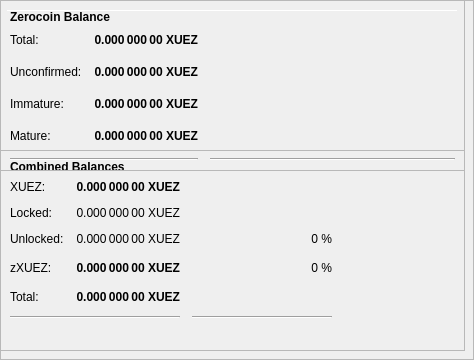
        <widget class="QFrame" name="frameObfuscation">
         <property name="minimumSize">
          <size>
           <width>0</width>
           <height>350</height>
          </size>
         </property>
         <property name="layoutDirection">
          <enum>Qt::LeftToRight</enum>
         </property>
         <property name="frameShape">
          <enum>QFrame::StyledPanel</enum>
         </property>
         <property name="frameShadow">
          <enum>QFrame::Raised</enum>
         </property>
         <widget class="QPushButton" name="runAutoDenom">
          <property name="geometry">
           <rect>
            <x>251</x>
            <y>17</y>
            <width>1</width>
            <height>1</height>
           </rect>
          </property>
          <property name="palette">
           <palette>
            <active>
             <colorrole role="WindowText">
              <brush brushstyle="SolidPattern">
               <color alpha="255">
                <red>0</red>
                <green>0</green>
                <blue>0</blue>
               </color>
              </brush>
             </colorrole>
             <colorrole role="Button">
              <brush brushstyle="SolidPattern">
               <color alpha="255">
                <red>239</red>
                <green>238</green>
                <blue>238</blue>
               </color>
              </brush>
             </colorrole>
             <colorrole role="Light">
              <brush brushstyle="SolidPattern">
               <color alpha="255">
                <red>255</red>
                <green>255</green>
                <blue>255</blue>
               </color>
              </brush>
             </colorrole>
             <colorrole role="Midlight">
              <brush brushstyle="SolidPattern">
               <color alpha="255">
                <red>247</red>
                <green>246</green>
                <blue>246</blue>
               </color>
              </brush>
             </colorrole>
             <colorrole role="Dark">
              <brush brushstyle="SolidPattern">
               <color alpha="255">
                <red>119</red>
                <green>119</green>
                <blue>119</blue>
               </color>
              </brush>
             </colorrole>
             <colorrole role="Mid">
              <brush brushstyle="SolidPattern">
               <color alpha="255">
                <red>159</red>
                <green>159</green>
                <blue>159</blue>
               </color>
              </brush>
             </colorrole>
             <colorrole role="Text">
              <brush brushstyle="SolidPattern">
               <color alpha="255">
                <red>0</red>
                <green>0</green>
                <blue>0</blue>
               </color>
              </brush>
             </colorrole>
             <colorrole role="BrightText">
              <brush brushstyle="SolidPattern">
               <color alpha="255">
                <red>255</red>
                <green>255</green>
                <blue>255</blue>
               </color>
              </brush>
             </colorrole>
             <colorrole role="ButtonText">
              <brush brushstyle="SolidPattern">
               <color alpha="255">
                <red>0</red>
                <green>0</green>
                <blue>0</blue>
               </color>
              </brush>
             </colorrole>
             <colorrole role="Base">
              <brush brushstyle="SolidPattern">
               <color alpha="255">
                <red>255</red>
                <green>255</green>
                <blue>255</blue>
               </color>
              </brush>
             </colorrole>
             <colorrole role="Window">
              <brush brushstyle="SolidPattern">
               <color alpha="255">
                <red>239</red>
                <green>238</green>
                <blue>238</blue>
               </color>
              </brush>
             </colorrole>
             <colorrole role="Shadow">
              <brush brushstyle="SolidPattern">
               <color alpha="255">
                <red>0</red>
                <green>0</green>
                <blue>0</blue>
               </color>
              </brush>
             </colorrole>
             <colorrole role="AlternateBase">
              <brush brushstyle="SolidPattern">
               <color alpha="255">
                <red>247</red>
                <green>246</green>
                <blue>246</blue>
               </color>
              </brush>
             </colorrole>
             <colorrole role="ToolTipBase">
              <brush brushstyle="SolidPattern">
               <color alpha="255">
                <red>255</red>
                <green>255</green>
                <blue>220</blue>
               </color>
              </brush>
             </colorrole>
             <colorrole role="ToolTipText">
              <brush brushstyle="SolidPattern">
               <color alpha="255">
                <red>0</red>
                <green>0</green>
                <blue>0</blue>
               </color>
              </brush>
             </colorrole>
            </active>
            <inactive>
             <colorrole role="WindowText">
              <brush brushstyle="SolidPattern">
               <color alpha="255">
                <red>0</red>
                <green>0</green>
                <blue>0</blue>
               </color>
              </brush>
             </colorrole>
             <colorrole role="Button">
              <brush brushstyle="SolidPattern">
               <color alpha="255">
                <red>239</red>
                <green>238</green>
                <blue>238</blue>
               </color>
              </brush>
             </colorrole>
             <colorrole role="Light">
              <brush brushstyle="SolidPattern">
               <color alpha="255">
                <red>255</red>
                <green>255</green>
                <blue>255</blue>
               </color>
              </brush>
             </colorrole>
             <colorrole role="Midlight">
              <brush brushstyle="SolidPattern">
               <color alpha="255">
                <red>247</red>
                <green>246</green>
                <blue>246</blue>
               </color>
              </brush>
             </colorrole>
             <colorrole role="Dark">
              <brush brushstyle="SolidPattern">
               <color alpha="255">
                <red>119</red>
                <green>119</green>
                <blue>119</blue>
               </color>
              </brush>
             </colorrole>
             <colorrole role="Mid">
              <brush brushstyle="SolidPattern">
               <color alpha="255">
                <red>159</red>
                <green>159</green>
                <blue>159</blue>
               </color>
              </brush>
             </colorrole>
             <colorrole role="Text">
              <brush brushstyle="SolidPattern">
               <color alpha="255">
                <red>0</red>
                <green>0</green>
                <blue>0</blue>
               </color>
              </brush>
             </colorrole>
             <colorrole role="BrightText">
              <brush brushstyle="SolidPattern">
               <color alpha="255">
                <red>255</red>
                <green>255</green>
                <blue>255</blue>
               </color>
              </brush>
             </colorrole>
             <colorrole role="ButtonText">
              <brush brushstyle="SolidPattern">
               <color alpha="255">
                <red>0</red>
                <green>0</green>
                <blue>0</blue>
               </color>
              </brush>
             </colorrole>
             <colorrole role="Base">
              <brush brushstyle="SolidPattern">
               <color alpha="255">
                <red>255</red>
                <green>255</green>
                <blue>255</blue>
               </color>
              </brush>
             </colorrole>
             <colorrole role="Window">
              <brush brushstyle="SolidPattern">
               <color alpha="255">
                <red>239</red>
                <green>238</green>
                <blue>238</blue>
               </color>
              </brush>
             </colorrole>
             <colorrole role="Shadow">
              <brush brushstyle="SolidPattern">
               <color alpha="255">
                <red>0</red>
                <green>0</green>
                <blue>0</blue>
               </color>
              </brush>
             </colorrole>
             <colorrole role="AlternateBase">
              <brush brushstyle="SolidPattern">
               <color alpha="255">
                <red>247</red>
                <green>246</green>
                <blue>246</blue>
               </color>
              </brush>
             </colorrole>
             <colorrole role="ToolTipBase">
              <brush brushstyle="SolidPattern">
               <color alpha="255">
                <red>255</red>
                <green>255</green>
                <blue>220</blue>
               </color>
              </brush>
             </colorrole>
             <colorrole role="ToolTipText">
              <brush brushstyle="SolidPattern">
               <color alpha="255">
                <red>0</red>
                <green>0</green>
                <blue>0</blue>
               </color>
              </brush>
             </colorrole>
            </inactive>
            <disabled>
             <colorrole role="WindowText">
              <brush brushstyle="SolidPattern">
               <color alpha="255">
                <red>119</red>
                <green>119</green>
                <blue>119</blue>
               </color>
              </brush>
             </colorrole>
             <colorrole role="Button">
              <brush brushstyle="SolidPattern">
               <color alpha="255">
                <red>239</red>
                <green>238</green>
                <blue>238</blue>
               </color>
              </brush>
             </colorrole>
             <colorrole role="Light">
              <brush brushstyle="SolidPattern">
               <color alpha="255">
                <red>255</red>
                <green>255</green>
                <blue>255</blue>
               </color>
              </brush>
             </colorrole>
             <colorrole role="Midlight">
              <brush brushstyle="SolidPattern">
               <color alpha="255">
                <red>247</red>
                <green>246</green>
                <blue>246</blue>
               </color>
              </brush>
             </colorrole>
             <colorrole role="Dark">
              <brush brushstyle="SolidPattern">
               <color alpha="255">
                <red>119</red>
                <green>119</green>
                <blue>119</blue>
               </color>
              </brush>
             </colorrole>
             <colorrole role="Mid">
              <brush brushstyle="SolidPattern">
               <color alpha="255">
                <red>159</red>
                <green>159</green>
                <blue>159</blue>
               </color>
              </brush>
             </colorrole>
             <colorrole role="Text">
              <brush brushstyle="SolidPattern">
               <color alpha="255">
                <red>119</red>
                <green>119</green>
                <blue>119</blue>
               </color>
              </brush>
             </colorrole>
             <colorrole role="BrightText">
              <brush brushstyle="SolidPattern">
               <color alpha="255">
                <red>255</red>
                <green>255</green>
                <blue>255</blue>
               </color>
              </brush>
             </colorrole>
             <colorrole role="ButtonText">
              <brush brushstyle="SolidPattern">
               <color alpha="255">
                <red>119</red>
                <green>119</green>
                <blue>119</blue>
               </color>
              </brush>
             </colorrole>
             <colorrole role="Base">
              <brush brushstyle="SolidPattern">
               <color alpha="255">
                <red>239</red>
                <green>238</green>
                <blue>238</blue>
               </color>
              </brush>
             </colorrole>
             <colorrole role="Window">
              <brush brushstyle="SolidPattern">
               <color alpha="255">
                <red>239</red>
                <green>238</green>
                <blue>238</blue>
               </color>
              </brush>
             </colorrole>
             <colorrole role="Shadow">
              <brush brushstyle="SolidPattern">
               <color alpha="255">
                <red>0</red>
                <green>0</green>
                <blue>0</blue>
               </color>
              </brush>
             </colorrole>
             <colorrole role="AlternateBase">
              <brush brushstyle="SolidPattern">
               <color alpha="255">
                <red>239</red>
                <green>238</green>
                <blue>238</blue>
               </color>
              </brush>
             </colorrole>
             <colorrole role="ToolTipBase">
              <brush brushstyle="SolidPattern">
               <color alpha="255">
                <red>255</red>
                <green>255</green>
                <blue>220</blue>
               </color>
              </brush>
             </colorrole>
             <colorrole role="ToolTipText">
              <brush brushstyle="SolidPattern">
               <color alpha="255">
                <red>0</red>
                <green>0</green>
                <blue>0</blue>
               </color>
              </brush>
             </colorrole>
            </disabled>
           </palette>
          </property>
          <property name="focusPolicy">
           <enum>Qt::NoFocus</enum>
          </property>
          <property name="autoFillBackground">
           <bool>true</bool>
          </property>
          <property name="text">
           <string/>
          </property>
          <property name="flat">
           <bool>true</bool>
          </property>
         </widget>
         <widget class="Line" name="line">
          <property name="geometry">
           <rect>
            <x>7</x>
            <y>10</y>
            <width>451</width>
            <height>1</height>
           </rect>
          </property>
          <property name="orientation">
           <enum>Qt::Horizontal</enum>
          </property>
         </widget>
         <widget class="QFrame" name="frame_3">
          <property name="geometry">
           <rect>
            <x>0</x>
            <y>150</y>
            <width>465</width>
            <height>201</height>
           </rect>
          </property>
          <property name="frameShape">
           <enum>QFrame::StyledPanel</enum>
          </property>
          <property name="frameShadow">
           <enum>QFrame::Raised</enum>
          </property>
          <layout class="QVBoxLayout" name="verticalLayout_5">
           <item>
            <layout class="QHBoxLayout" name="horizontalLayout_5" stretch="0">
             <item>
              <widget class="QLabel" name="label_5z">
               <property name="maximumSize">
                <size>
                 <width>16777215</width>
                 <height>20</height>
                </size>
               </property>
               <property name="font">
                <font>
                 <weight>75</weight>
                 <bold>true</bold>
                </font>
               </property>
               <property name="toolTip">
                <string>Combined Balances (including unconfirmed and immature coins)</string>
               </property>
               <property name="text">
                <string>&lt;html&gt;&lt;head/&gt;&lt;body&gt;&lt;p&gt;Combined Balances&lt;/p&gt;&lt;/body&gt;&lt;/html&gt;</string>
               </property>
              </widget>
             </item>
            </layout>
           </item>
           <item>
            <layout class="QGridLayout" name="gridLayout_3">
             <property name="spacing">
              <number>12</number>
             </property>
             <item row="7" column="0" colspan="2">
              <widget class="Line" name="lineSpendableBalance_3">
               <property name="orientation">
                <enum>Qt::Horizontal</enum>
               </property>
              </widget>
             </item>
             <item row="7" column="2">
              <widget class="Line" name="lineWatchBalance_3">
               <property name="sizePolicy">
                <sizepolicy hsizetype="Preferred" vsizetype="Fixed">
                 <horstretch>0</horstretch>
                 <verstretch>0</verstretch>
                </sizepolicy>
               </property>
               <property name="minimumSize">
                <size>
                 <width>140</width>
                 <height>0</height>
                </size>
               </property>
               <property name="orientation">
                <enum>Qt::Horizontal</enum>
               </property>
              </widget>
             </item>
             <item row="4" column="1">
              <widget class="QLabel" name="labelzBalancez">
               <property name="font">
                <font>
                 <weight>75</weight>
                 <bold>true</bold>
                </font>
               </property>
               <property name="cursor">
                <cursorShape>IBeamCursor</cursorShape>
               </property>
               <property name="toolTip">
                <string>Total of transactions that have yet to be confirmed, and do not yet count toward the spendable balance</string>
               </property>
               <property name="text">
                <string notr="true">0.000 000 00 XUEZ</string>
               </property>
               <property name="alignment">
                <set>Qt::AlignRight|Qt::AlignTrailing|Qt::AlignVCenter</set>
               </property>
               <property name="textInteractionFlags">
                <set>Qt::LinksAccessibleByMouse|Qt::TextSelectableByKeyboard|Qt::TextSelectableByMouse</set>
               </property>
              </widget>
             </item>
             <item row="6" column="1">
              <widget class="QLabel" name="labelTotalz">
               <property name="font">
                <font>
                 <weight>75</weight>
                 <bold>true</bold>
                </font>
               </property>
               <property name="cursor">
                <cursorShape>IBeamCursor</cursorShape>
               </property>
               <property name="toolTip">
                <string>Total Balance, including unconfirmed and immature coins.</string>
               </property>
               <property name="text">
                <string notr="true">0.000 000 00 XUEZ</string>
               </property>
               <property name="alignment">
                <set>Qt::AlignRight|Qt::AlignTrailing|Qt::AlignVCenter</set>
               </property>
               <property name="textInteractionFlags">
                <set>Qt::LinksAccessibleByMouse|Qt::TextSelectableByKeyboard|Qt::TextSelectableByMouse</set>
               </property>
              </widget>
             </item>
             <item row="4" column="3">
              <spacer name="horizontalSpacer_6">
               <property name="orientation">
                <enum>Qt::Horizontal</enum>
               </property>
               <property name="sizeHint" stdset="0">
                <size>
                 <width>40</width>
                 <height>20</height>
                </size>
               </property>
              </spacer>
             </item>
             <item row="6" column="0">
              <widget class="QLabel" name="labelTotalTextz">
               <property name="text">
                <string>Total:</string>
               </property>
              </widget>
             </item>
             <item row="1" column="0">
              <widget class="QLabel" name="labelBalanceTextz">
               <property name="text">
                <string>XUEZ:</string>
               </property>
              </widget>
             </item>
             <item row="1" column="1">
              <widget class="QLabel" name="labelBalancez">
               <property name="font">
                <font>
                 <weight>75</weight>
                 <bold>true</bold>
                </font>
               </property>
               <property name="cursor">
                <cursorShape>IBeamCursor</cursorShape>
               </property>
               <property name="toolTip">
                <string>Your current spendable balance</string>
               </property>
               <property name="text">
                <string notr="true">0.000 000 00 XUEZ</string>
               </property>
               <property name="alignment">
                <set>Qt::AlignRight|Qt::AlignTrailing|Qt::AlignVCenter</set>
               </property>
               <property name="textInteractionFlags">
                <set>Qt::LinksAccessibleByMouse|Qt::TextSelectableByKeyboard|Qt::TextSelectableByMouse</set>
               </property>
              </widget>
             </item>
             <item row="4" column="0">
              <widget class="QLabel" name="labelzBalanceTextz">
               <property name="toolTip">
                <string/>
               </property>
               <property name="text">
                <string>zXUEZ:</string>
               </property>
              </widget>
             </item>
             <item row="4" column="2">
              <widget class="QLabel" name="labelzXUEZPercent">
               <property name="toolTip">
                <string>Current percentage of zXUEZ.
If AutoMint is enabled this percentage will settle around the configured AutoMint percentage (default = 10%)</string>
               </property>
               <property name="text">
                <string>0 %</string>
               </property>
               <property name="alignment">
                <set>Qt::AlignRight|Qt::AlignTrailing|Qt::AlignVCenter</set>
               </property>
              </widget>
             </item>
             <item row="6" column="2">
              <widget class="QLabel" name="label100Percent">
               <property name="text">
                <string/>
               </property>
               <property name="alignment">
                <set>Qt::AlignRight|Qt::AlignTrailing|Qt::AlignVCenter</set>
               </property>
              </widget>
             </item>
             <item row="2" column="1">
              <widget class="QLabel" name="labelLockedBalance">
               <property name="toolTip">
                <string>Locked XUEZ or Masternode collaterals. These are excluded from zXUEZ minting.</string>
               </property>
               <property name="text">
                <string>0.000 000 00 XUEZ</string>
               </property>
               <property name="alignment">
                <set>Qt::AlignRight|Qt::AlignTrailing|Qt::AlignVCenter</set>
               </property>
              </widget>
             </item>
             <item row="2" column="0">
              <widget class="QLabel" name="labelLockedBalanceText">
               <property name="toolTip">
                <string>Locked XUEZ or Masternode collaterals. These are excluded from zXUEZ minting.</string>
               </property>
               <property name="text">
                <string>Locked:</string>
               </property>
              </widget>
             </item>
             <item row="3" column="0">
              <widget class="QLabel" name="labelUnLockedBalanceText">
               <property name="toolTip">
                <string>Unlocked XUEZs. These can be used for zXUEZ minting.</string>
               </property>
               <property name="text">
                <string>Unlocked:</string>
               </property>
              </widget>
             </item>
             <item row="3" column="1">
              <widget class="QLabel" name="labelUnLockedBalance">
               <property name="toolTip">
                <string>Unlocked XUEZs. These can be used for zXUEZ minting.</string>
               </property>
               <property name="text">
                <string>0.000 000 00 XUEZ</string>
               </property>
               <property name="alignment">
                <set>Qt::AlignRight|Qt::AlignTrailing|Qt::AlignVCenter</set>
               </property>
              </widget>
             </item>
             <item row="3" column="2">
              <widget class="QLabel" name="labelXUEZPercent">
               <property name="text">
                <string>0 %</string>
               </property>
               <property name="alignment">
                <set>Qt::AlignRight|Qt::AlignTrailing|Qt::AlignVCenter</set>
               </property>
              </widget>
             </item>
            </layout>
           </item>
           <item>
            <spacer name="verticalSpacer">
             <property name="orientation">
              <enum>Qt::Vertical</enum>
             </property>
             <property name="sizeHint" stdset="0">
              <size>
               <width>20</width>
               <height>40</height>
              </size>
             </property>
            </spacer>
           </item>
          </layout>
         </widget>
         <widget class="QFrame" name="frame_4">
          <property name="geometry">
           <rect>
            <x>0</x>
            <y>0</y>
            <width>465</width>
            <height>171</height>
           </rect>
          </property>
          <property name="frameShape">
           <enum>QFrame::StyledPanel</enum>
          </property>
          <property name="frameShadow">
           <enum>QFrame::Raised</enum>
          </property>
          <layout class="QVBoxLayout" name="verticalLayout_7">
           <item>
            <layout class="QHBoxLayout" name="horizontalLayout_8" stretch="0">
             <item>
              <widget class="QLabel" name="label_5z_3">
               <property name="maximumSize">
                <size>
                 <width>16777215</width>
                 <height>20</height>
                </size>
               </property>
               <property name="font">
                <font>
                 <weight>75</weight>
                 <bold>true</bold>
                </font>
               </property>
               <property name="text">
                <string>Zerocoin Balance</string>
               </property>
              </widget>
             </item>
            </layout>
           </item>
           <item>
            <layout class="QGridLayout" name="gridLayout_5">
             <property name="spacing">
              <number>12</number>
             </property>
             <item row="4" column="0">
              <widget class="QLabel" name="labelzBalanceMatureText">
               <property name="toolTip">
                <string>Mature: more than 20 confirmation and more than 3 mints of the same denomination after it was minted.
These zXUEZ are spendable.</string>
               </property>
               <property name="text">
                <string>Mature:</string>
               </property>
              </widget>
             </item>
             <item row="5" column="0" colspan="2">
              <widget class="Line" name="lineSpendableBalance_5">
               <property name="orientation">
                <enum>Qt::Horizontal</enum>
               </property>
              </widget>
             </item>
             <item row="1" column="1">
              <widget class="QLabel" name="labelzBalance">
               <property name="font">
                <font>
                 <weight>75</weight>
                 <bold>true</bold>
                </font>
               </property>
               <property name="cursor">
                <cursorShape>IBeamCursor</cursorShape>
               </property>
               <property name="toolTip">
                <string>All available zXUEZ, unconfirmed and immature zXUEZ included.</string>
               </property>
               <property name="text">
                <string notr="true">0.000 000 00 XUEZ</string>
               </property>
               <property name="alignment">
                <set>Qt::AlignRight|Qt::AlignTrailing|Qt::AlignVCenter</set>
               </property>
               <property name="textInteractionFlags">
                <set>Qt::LinksAccessibleByMouse|Qt::TextSelectableByKeyboard|Qt::TextSelectableByMouse</set>
               </property>
              </widget>
             </item>
             <item row="5" column="2">
              <widget class="Line" name="lineWatchBalance_5">
               <property name="sizePolicy">
                <sizepolicy hsizetype="Preferred" vsizetype="Fixed">
                 <horstretch>0</horstretch>
                 <verstretch>0</verstretch>
                </sizepolicy>
               </property>
               <property name="minimumSize">
                <size>
                 <width>140</width>
                 <height>0</height>
                </size>
               </property>
               <property name="orientation">
                <enum>Qt::Horizontal</enum>
               </property>
              </widget>
             </item>
             <item row="1" column="0">
              <widget class="QLabel" name="labelzBalanceText">
               <property name="toolTip">
                <string>All available zXUEZ, unconfirmed and immature zXUEZ included.</string>
               </property>
               <property name="text">
                <string>Total:</string>
               </property>
              </widget>
             </item>
             <item row="1" column="2">
              <spacer name="horizontalSpacer_8">
               <property name="orientation">
                <enum>Qt::Horizontal</enum>
               </property>
               <property name="sizeHint" stdset="0">
                <size>
                 <width>40</width>
                 <height>20</height>
                </size>
               </property>
              </spacer>
             </item>
             <item row="4" column="2">
              <spacer name="horizontalSpacer_4">
               <property name="orientation">
                <enum>Qt::Horizontal</enum>
               </property>
               <property name="sizeHint" stdset="0">
                <size>
                 <width>40</width>
                 <height>20</height>
                </size>
               </property>
              </spacer>
             </item>
             <item row="4" column="1">
              <widget class="QLabel" name="labelzBalanceMature">
               <property name="font">
                <font>
                 <weight>75</weight>
                 <bold>true</bold>
                </font>
               </property>
               <property name="toolTip">
                <string>Mature: more than 20 confirmation and more than 3 mints of the same denomination after it was minted.
These zXUEZ are spendable.</string>
               </property>
               <property name="text">
                <string>0.000 000 00 XUEZ</string>
               </property>
               <property name="alignment">
                <set>Qt::AlignRight|Qt::AlignTrailing|Qt::AlignVCenter</set>
               </property>
              </widget>
             </item>
             <item row="2" column="0">
              <widget class="QLabel" name="labelzBalanceUnconfirmedText">
               <property name="toolTip">
                <string>Unconfirmed: less than 20 confirmations
Immature: confirmed, but less than 3 mints of the same denomination after it was minted</string>
               </property>
               <property name="text">
                <string>Unconfirmed:</string>
               </property>
              </widget>
             </item>
             <item row="2" column="1">
              <widget class="QLabel" name="labelzBalanceUnconfirmed">
               <property name="font">
                <font>
                 <weight>75</weight>
                 <bold>true</bold>
                </font>
               </property>
               <property name="toolTip">
                <string>Unconfirmed: less than 20 confirmations
Immature: confirmed, but less than 3 mints of the same denomination after it was minted</string>
               </property>
               <property name="text">
                <string>0.000 000 00 XUEZ</string>
               </property>
               <property name="alignment">
                <set>Qt::AlignRight|Qt::AlignTrailing|Qt::AlignVCenter</set>
               </property>
              </widget>
             </item>
             <item row="2" column="2">
              <spacer name="horizontalSpacer_5">
               <property name="orientation">
                <enum>Qt::Horizontal</enum>
               </property>
               <property name="sizeHint" stdset="0">
                <size>
                 <width>40</width>
                 <height>20</height>
                </size>
               </property>
              </spacer>
             </item>
             <item row="3" column="0">
              <widget class="QLabel" name="labelzBalanceImmatureText">
               <property name="toolTip">
                <string>Unconfirmed: less than 20 confirmations
Immature: confirmed, but less than 3 mints of the same denomination after it was minted</string>
               </property>
               <property name="text">
                <string>Immature:</string>
               </property>
              </widget>
             </item>
             <item row="3" column="1">
              <widget class="QLabel" name="labelzBalanceImmature">
               <property name="font">
                <font>
                 <weight>75</weight>
                 <bold>true</bold>
                </font>
               </property>
               <property name="toolTip">
                <string>Unconfirmed: less than 20 confirmations
Immature: confirmed, but less than 3 mints of the same denomination after it was minted</string>
               </property>
               <property name="text">
                <string>0.000 000 00 XUEZ</string>
               </property>
               <property name="alignment">
                <set>Qt::AlignRight|Qt::AlignTrailing|Qt::AlignVCenter</set>
               </property>
              </widget>
             </item>
             <item row="3" column="2">
              <spacer name="horizontalSpacer_7">
               <property name="orientation">
                <enum>Qt::Horizontal</enum>
               </property>
               <property name="sizeHint" stdset="0">
                <size>
                 <width>40</width>
                 <height>20</height>
                </size>
               </property>
              </spacer>
             </item>
            </layout>
           </item>
          </layout>
         </widget>
        </widget>
